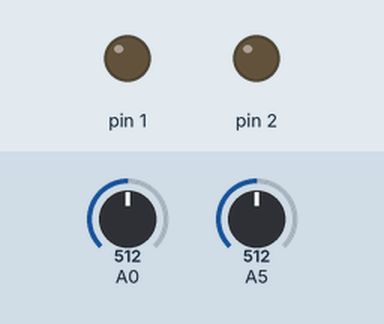
Recording of a sketch running on a simulated Arduino Uno, built with avr-gcc and run on an emulated ATmega328P. Shown: output pins drawn as LEDs (lit = HIGH). The inputs (shaded band) are chosen by the test bench; at power-on: A0 = 512, A5 = 512.

Above: at 1.2 s.
1.3 s: A0 set to 528
At 2.5 s:
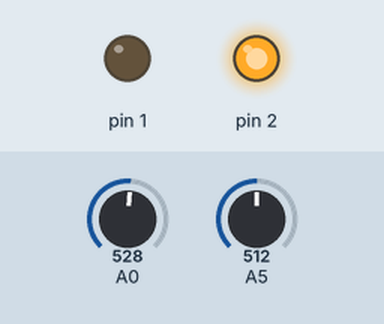
2.8 s: A5 set to 522
At 3.8 s:
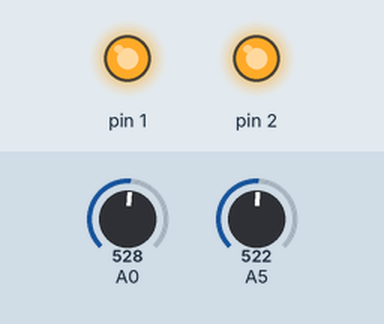
4.3 s: A0 set to 511
At 5.0 s:
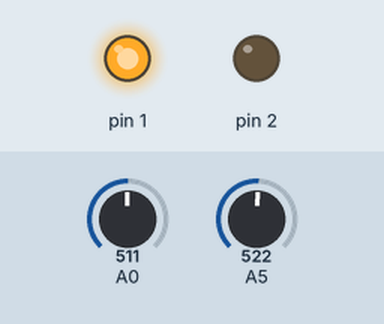
5.8 s: A0 set to 716
At 6.1 s:
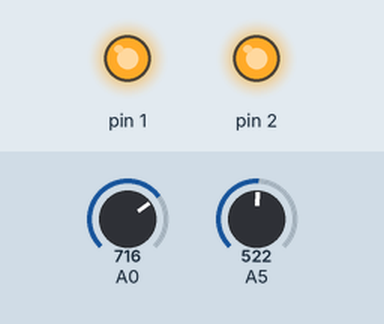
7.3 s: A0 set to 306
At 8.5 s:
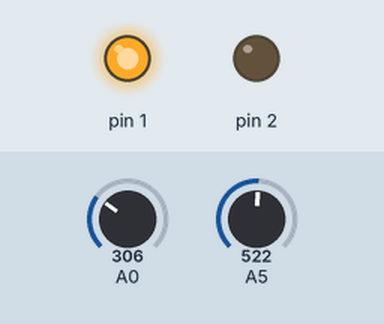
Timing chart, 0 to 9.8 s (numbered marks = the images above; inputs shaded):
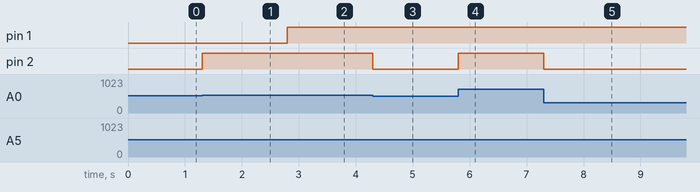

The sketch:

02-12-2022-bt2.ino
```cpp
void setup() {

  pinMode(1,OUTPUT);
  pinMode(2,OUTPUT);


}

void loop() {

  int resistor_var1 = analogRead(A5); // doc gia tri bien tro vao chan A5
  int resistor_var2 = analogRead(A0);
  int outputValue1 = map(resistor_var1, 0, 1023, 0, 255); // chuyen range (0->1023) thang range(0->255)
  int outputValue2 = map(resistor_var2, 0, 1023, 0, 255);
  analogWrite(1,outputValue1); // xuat gia tri bien tro de dieu khien do sang cua led
  analogWrite(2,outputValue2);
}
//C:\Users\Admin\AppData\Local\Temp\arduino_build_894043/02-12-2022-bt2.ino.elf
```

Measured:
- the behaviour switches between 513 and 514 on A0 (found by bisection; images 0 and 1)
- the behaviour switches between 513 and 514 on A5 (found by bisection; images 1 and 2)
- after the input at 1.3 s, pin 2: LOW → HIGH at once
- after the input at 2.8 s, pin 1: LOW → HIGH at once
- after the input at 4.3 s, pin 2: HIGH → LOW at once
- after the input at 5.8 s, pin 2: LOW → HIGH at once
- after the input at 7.3 s, pin 2: HIGH → LOW at once
